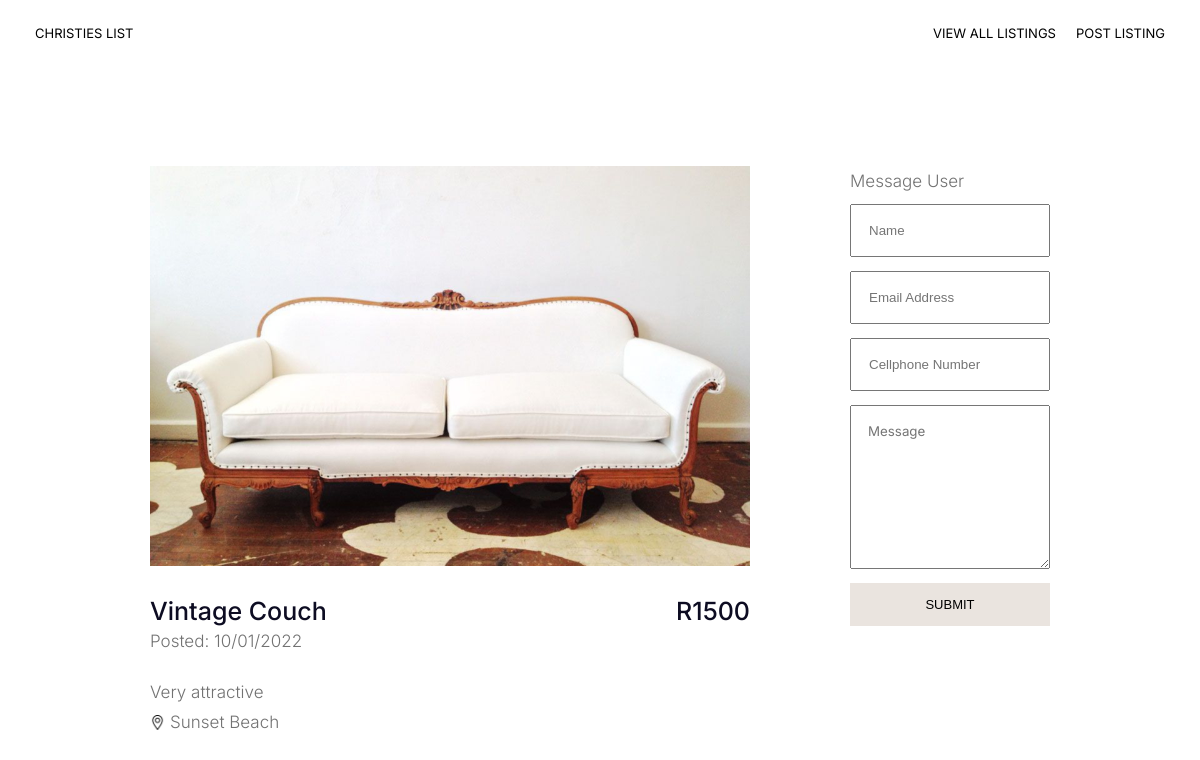
Page /view-listing.php?id=2 on the committed database.
### tables this page shows
CREATE TABLE `listing` (
  `id` int NOT NULL AUTO_INCREMENT,
  `posted_by` int NOT NULL,
  `name` varchar(255) NOT NULL,
  `description` varchar(255) NOT NULL,
  `location` varchar(255) NOT NULL,
  `date` varchar(255) NOT NULL,
  `category` varchar(255) NOT NULL,
  `image` varchar(255) NOT NULL,
  `price` varchar(11) NOT NULL,
  PRIMARY KEY (`id`)
);

### src/core/queries.php (called while the page is built, shortened)
<?php
function getListingById($id) {
    require 'conn.php';
    return $conn->query("SELECT * FROM listing WHERE id=" . $id);
}

### src/model/full-listing.php (the view)
<?php
function fullListing($id, $name, $description, $price, $date, $location, $image) {
    echo '<div class="full-listing">
                <img src="' . $image . '" width="600px">
                <div class="full-description">
                    <div class="full-description-price">
                        <div>
                            <h4>' . htmlspecialchars($name) . '</h4>
                            <p>Posted: ' . htmlspecialchars($date) . '</p>
                        </div>
                        <h4>R' . htmlspecialchars($price) . '</h4>
                    </div>
                    <p>' . htmlspecialchars($description) . '</p>
                    <div class="location">
                        <img src="image/location.png" width="15px">
                        <p>' . htmlspecialchars($location) . '</p>
                    </div>
                </div>
          </div>';
}

### src/view-listing.php (shortened to what this page needs)
<?php session_start(); require 'send-enquiry.php';  include 'menu.php'; include 'model/full-listing.php'; ?>
<html>
    <div class="container">
        <div class="side-by-side">
            <div class="listing-side">
                <?php
                    $listings = getListingById($_GET['id']);
                    if ($listings->num_rows > 0) {
                        while($row = $listings->fetch_assoc()) {
                            fullListing($row['id'], $row['name'], $row['description'], $row['price'], $row['date'], $row['location'], $row['image']);
                    }
                    } else {
                    echo '<div>
                            <h3>There is no listing with this ID</a></h3>
                        </div>';
                    }
                ?>
            </div>
            <div>
                <p>Message User</p>
                <form action="<?php echo htmlspecialchars($_SERVER['REQUEST_URI']);?>" method="post">
                    <input type="text" name="name" placeholder="Name" required>
                    <input type="text" name="email" placeholder="Email Address" required>
                    <input type="text" name="number" placeholder="Cellphone Number">
                    <textarea id="message" name="message" rows="8" cols="50" placeholder="Message"></textarea>
                    <input type="submit">
                </form>
            </div>
        </div>
    </div>
</html>

### src/css/styles.css (style rules this page uses)
body, h1, h3, p, h4 { margin: 0; }
body, textarea { font-family: 'Inter', sans-serif; }
p { font-size: 17px; }
p, .registration p, select { line-height: 1.8em; font-weight: 300; color: #727272; }
h1, h2, h3, h4 { font-weight: 500; color: #0d0c22; }
h4 { font-size: 25px; }
button, input[type="submit"] { border-radius: 17px; border: 0; padding: 14px 40px; font-size: 13px; text-transform: uppercase; background-color: white; }
nav, nav div, footer, .container, .heading, .listings-container, .listings-container-inner, .listing, .full-description-price, .location, .safety-banner, .hot-items, .categories, .side-by-side { display: flex; }
nav, footer, nav div, .container, .heading, .listings-container-inner, .listing, .location, .safety-banner { align-items: center; }
.container { width: 70%; margin: 0 auto; }
.container { flex-direction: column; }
.description, .full-description { padding: 10px 0; }
.full-description-price { justify-content: space-between; padding: 20px 0; }
.location img { margin-right: 5px; }
.side-by-side { padding: 100px 0 50px 0; }
.listing-side { max-width: 600px; padding-right: 100px; }
input, select, textarea { width: 100%; padding: 17px; margin: 7px 0; }
input[type="submit"] { background: #eae4df !important; color: black !important; border-radius: 0; width: 200px; float: right; }

### rows in the picture
listing: image (picture), name "Vintage Couch", date "10/01/2022", price "1500", description "Very attractive", location "Sunset Beach"
